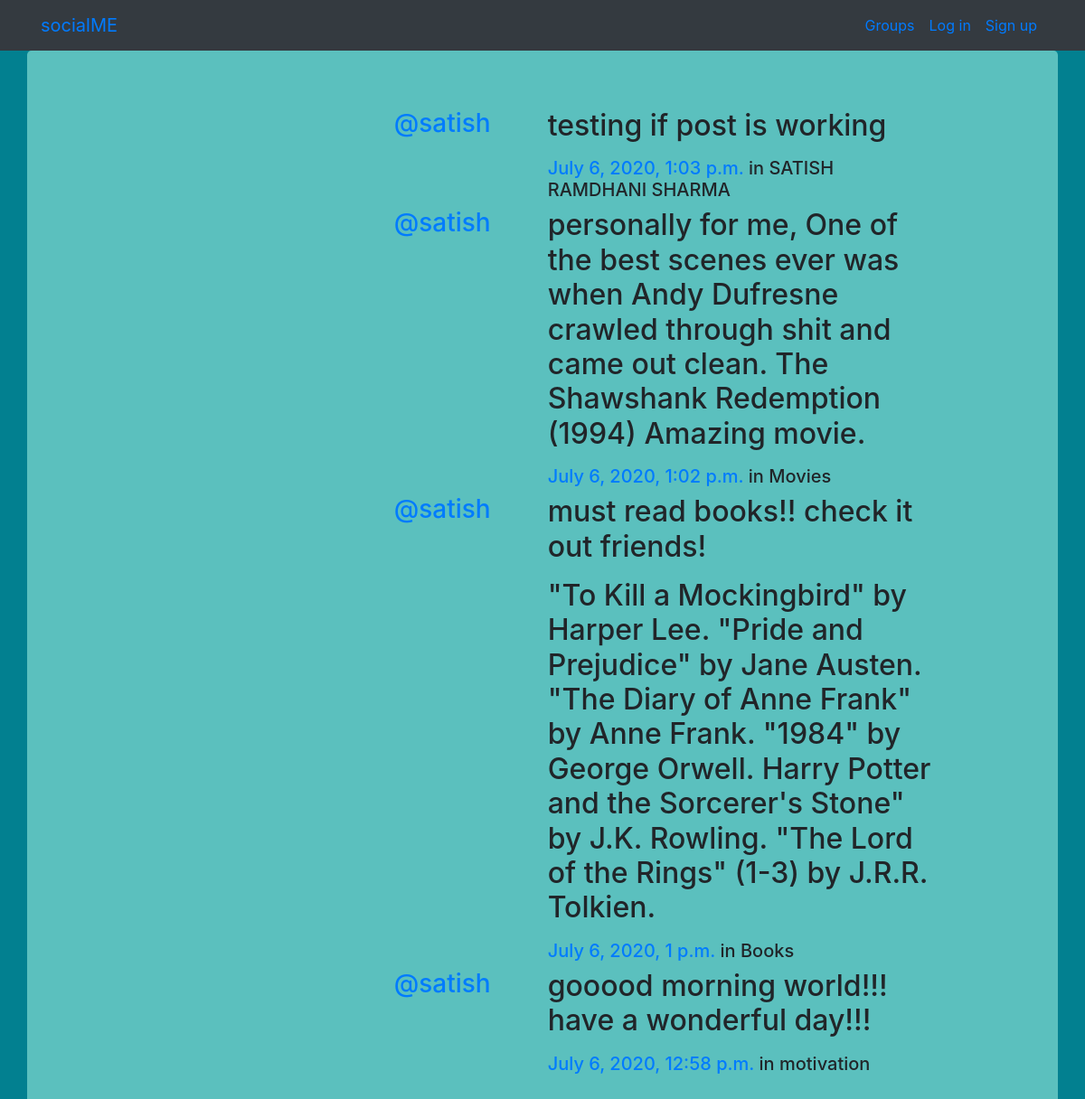
/posts/, run on the app's committed database.
### posts/models.py (models this page shows, shortened)
class Post(models.Model):
    user = models.ForeignKey(User, related_name="posts",on_delete=models.CASCADE)
    created_at=models.DateTimeField(auto_now=True)
    message=models.TextField()
    message_html=models.TextField(editable=False)
    group = models.ForeignKey(Group, related_name="posts",null=True, blank=True,on_delete=models.CASCADE)
    class Meta:
        ordering=["-created_at"]
        unique_together=['user','message']

### groups/models.py (models this page shows, shortened)
class Group(models.Model):
    name = models.CharField(max_length=255,unique=True)
    slug = models.SlugField(allow_unicode=True,unique=True)
    description = models.TextField(blank=True,default='')
    description_html = models.TextField(editable=False,default='',blank=True)
    members = models.ManyToManyField(User,through="GroupMember")
    class Meta:
        ordering=["name"]

### posts/views.py (the view)
# urls.py: path('', views.PostList.as_view(), name="all"),
class PostList(SelectRelatedMixin, generic.ListView):
    model = models.Post
    select_related = ("user", "group")

### posts/templates/posts/post_list.html (shortened to what this page needs)
{% extends "posts/post_base.html" %}
  {% block prepost %}
<div class="col-md-4">
  </div>
{% endblock %}
{% block post_content %}
<div class="col-md-8">
	{% for post in post_list %}
  {% include "posts/_post.html" %}
	{% endfor %}
</div>
{% endblock %}

### posts/templates/posts/_post.html (shortened to what this page needs)
<div class="media">
	<h3 class="mr-5"><a href="{% url 'posts:for_user' username=post.user.username %}">@{{ post.user.username }}</a></h3>
	<div class="media-body  col-md-8">
		<h2>{{ post.message_html|safe }}</h2>
			<h5><time class="time"><a href="{% url 'posts:single' username=post.user.username pk=post.pk %}">{{ post.created_at }}</a></time>
			{% if post.group %}
			<span class="group-name">in {{ post.group.name }}</span>
			{% endif %}
		</h5>
	</div>
</div>

### static/socialproj/css/master.css (style rules this page uses)
body { background-color: #028090; }

### data on the page
Post: user.username "satish", message_html "testing if post is working", created_at "July 6, 2020, 1:03 p.m.", group.name "SATISH RAMDHANI SHARMA"
Post: user.username "satish", message_html "personally for me, One of the best scenes ever was when Andy Dufresne crawled through shit and came out clean. The Shawshank Redemption (1994) Amazing movie.", created_at "July 6, 2020, 1:02 p.m.", group.name "Movies"
Post: user.username "satish", message_html "must read books!! check it out friends! \"To Kill a Mockingbird\" by Harper Lee. \"Pride and Prejudice\" by Jane Austen. \"The Diary of Anne Frank\" by Anne Frank. \"1984\" by George Orwell. Harry Potter and the Sorcerer's Stone\" by J.K. Rowling. \"The Lord of the Rings\" (1-3) by J.R.R. Tolkien.", created_at "July 6, 2020, 1 p.m.", group.name "Books"
Post: user.username "satish", message_html "gooood morning world!!! have a wonderful day!!!", created_at "July 6, 2020, 12:58 p.m.", group.name "motivation"
